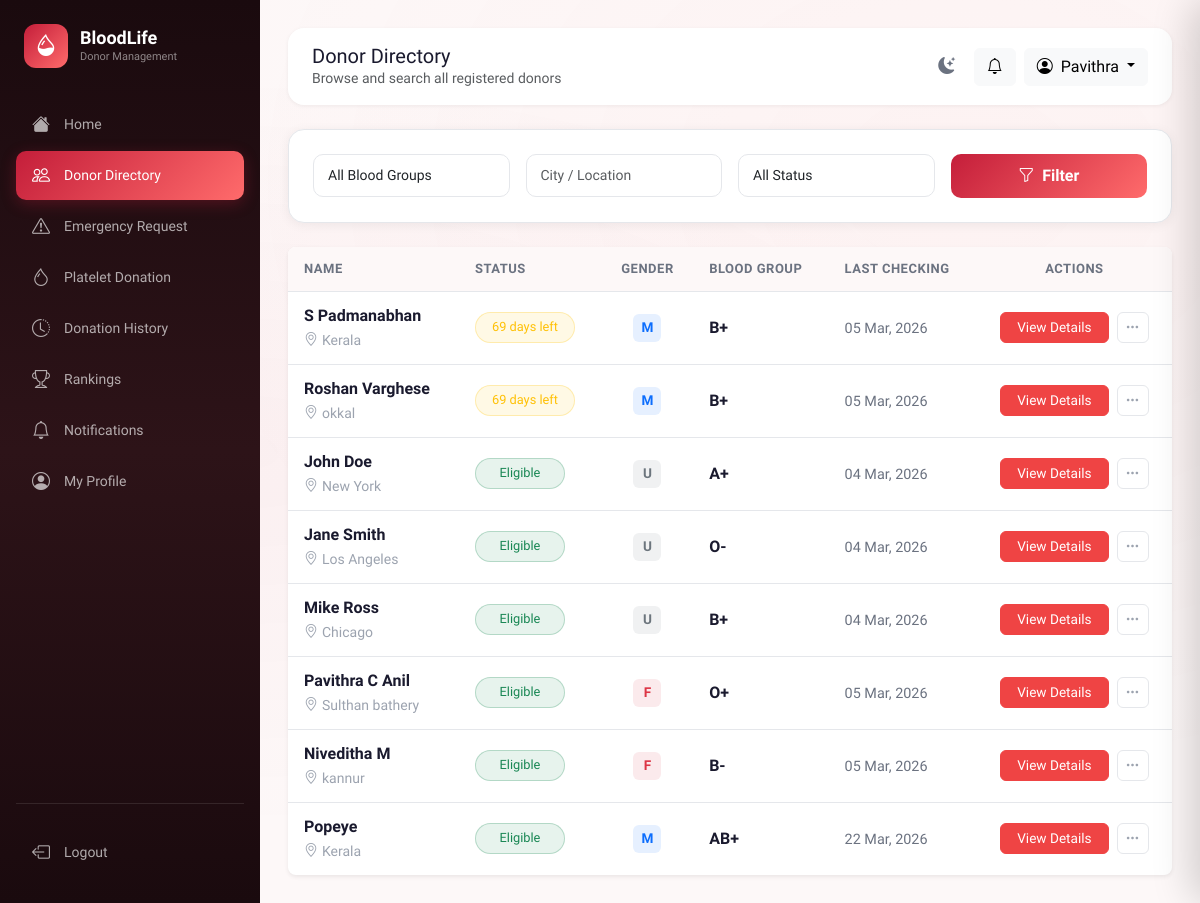
/donor/directory (signed in), run on the app's committed database.
### app/models.py (models this page shows, shortened)
class User(UserMixin, db.Model):
    __tablename__ = 'users'
    id = db.Column(db.Integer, primary_key=True)
    name = db.Column(db.String(100), nullable=False)
    email = db.Column(db.String(150), unique=True, nullable=False, index=True)
    password_hash = db.Column(db.String(256), nullable=False)
    role = db.Column(db.String(10), default='user')          # 'user' | 'admin'
    is_active = db.Column(db.Boolean, default=True)
    is_blocked = db.Column(db.Boolean, default=False)
    created_at = db.Column(db.DateTime, default=datetime.utcnow)
    last_login = db.Column(db.DateTime)
    profile = db.relationship('DonorProfile', back_populates='user',
                               uselist=False, cascade='all, delete-orphan')
    blood_requests = db.relationship('BloodRequest', back_populates='requester',
                                      foreign_keys='BloodRequest.user_id',
                                      cascade='all, delete-orphan')
    donation_history = db.relationship('DonationHistory', back_populates='donor',
                                        cascade='all, delete-orphan')
    platelet_donations = db.relationship('PlateletDonation', back_populates='donor',
                                          cascade='all, delete-orphan')
    notifications = db.relationship('Notification', back_populates='user',
                                     cascade='all, delete-orphan')
    eligibility_checks = db.relationship('EligibilityCheck', back_populates='user',
                                          cascade='all, delete-orphan')
    @property
    def is_admin(self):
        return self.role == 'admin'

class DonorProfile(db.Model):
    __tablename__ = 'donor_profiles'
    id = db.Column(db.Integer, primary_key=True)
    user_id = db.Column(db.Integer, db.ForeignKey('users.id'), unique=True, nullable=False)
    phone = db.Column(db.String(20))
    dob = db.Column(db.Date)
    gender = db.Column(db.String(10))
    blood_group = db.Column(db.String(5), index=True)
    weight = db.Column(db.Float)     # kg
    height = db.Column(db.Float)     # cm
    location = db.Column(db.String(200))
    city = db.Column(db.String(100))
    state = db.Column(db.String(100))
    is_available = db.Column(db.Boolean, default=True)
    is_platelet_donor = db.Column(db.Boolean, default=False)
    last_blood_donation = db.Column(db.Date)
    last_platelet_donation = db.Column(db.Date)
    total_blood_donations = db.Column(db.Integer, default=0)
    total_platelet_donations = db.Column(db.Integer, default=0)
    emergency_responses = db.Column(db.Integer, default=0)
    blood_rank_score = db.Column(db.Float, default=0.0)
    platelet_rank_score = db.Column(db.Float, default=0.0)
    updated_at = db.Column(db.DateTime, default=datetime.utcnow, onupdate=datetime.utcnow)
    user = db.relationship('User', back_populates='profile')
    @property
    def next_blood_eligible_date(self) -> date:
        if self.last_blood_donation:
            return self.last_blood_donation + timedelta(days=BLOOD_COOLDOWN)
        return date.today()
    @property
    def blood_days_until_eligible(self) -> int:
        delta = (self.next_blood_eligible_date - date.today()).days
        return max(0, delta)
    @property
    def is_blood_eligible(self) -> bool:
        return self.is_available and self.blood_days_until_eligible == 0

### app/donor/routes.py (the view)
@donor.route('/directory')
@login_required
def directory():
    blood_group = request.args.get('blood_group', '')
    location = request.args.get('location', '')
    availability = request.args.get('availability', '')
    page = request.args.get('page', 1, type=int)
    query = DonorProfile.query.join(User).filter(
        User.is_blocked == False
    )
    if blood_group:
        query = query.filter(DonorProfile.blood_group == blood_group)
    if location:
        query = query.filter(DonorProfile.location.ilike(f'%{location}%'))
    if availability == 'available':
        query = query.filter(DonorProfile.is_available == True)
    elif availability == 'unavailable':
        query = query.filter(DonorProfile.is_available == False)
    donors = query.order_by(DonorProfile.blood_rank_score.desc()).paginate(
        page=page, per_page=12, error_out=False)
    from app.models import BLOOD_GROUPS
    return render_template('donor/directory.html', donors=donors,
                           blood_groups=BLOOD_GROUPS)

### app/templates/donor/directory.html (shortened to what this page needs)
{% extends "base.html" %}
{% block page_title %}Donor Directory{% endblock %}
{% block page_subtitle %}Browse and search all registered donors{% endblock %}
{% block content %}
<div class="card-custom p-4 mb-4">
    <form method="GET" class="row g-3">
        <div class="col-md-3">
            <select name="blood_group" class="form-select form-control-custom">
                <option value="">All Blood Groups</option>
            </select>
        </div>
        <div class="col-md-3">
            <input type="text" name="location" class="form-control form-control-custom" placeholder="City / Location"
                value="{{ request.args.get('location','') }}">
        </div>
        <div class="col-md-3">
            <select name="availability" class="form-select form-control-custom">
                <option value="">All Status</option>
            </select>
        </div>
        <div class="col-md-3">
            <button type="submit" class="btn btn-primary-custom w-100">
                <i class="bi bi-funnel me-2"></i>Filter
            </button>
        </div>
    </form>
</div>
<div class="card-custom border-0 shadow-sm rounded-3 overflow-hidden">
    <div class="table-responsive">
        <table class="table table-custom align-middle mb-0">
            <thead>
                <tr>
                    <th scope="col">Name</th>
                    <th scope="col">Status</th>
                    <th scope="col" class="text-center">Gender</th>
                    <th scope="col">Blood Group</th>
                    <th scope="col">Last Checking</th>
                    <th scope="col" class="text-center">Actions</th>
                </tr>
            </thead>
            <tbody>
                {% for p in donors.items %}
                <tr>
                    <td>
                        <div class="fw-bold" style="color: var(--text-primary);">{{ p.user.name }}</div>
                        <small style="color: var(--text-muted);"><i class="bi bi-geo-alt me-1"></i>{{ p.city or p.location or 'Unknown' }}</small>
                    </td>
                    <td>
                        {% if p.is_blood_eligible %}
                            <span class="badge bg-success bg-opacity-10 text-success rounded-pill px-3 py-2 fw-medium border border-success border-opacity-25" style="font-size: 0.8rem; min-width: 90px; text-align: center;">Eligible</span>
                        {% elif p.blood_days_until_eligible > 0 %}
                            <span class="badge bg-warning bg-opacity-10 text-warning rounded-pill px-3 py-2 fw-medium border border-warning border-opacity-25" style="font-size: 0.8rem; min-width: 90px; text-align: center;">{{ p.blood_days_until_eligible }} days left</span>
                        {% else %}
                            <span class="badge bg-danger bg-opacity-10 text-danger rounded-pill px-3 py-2 fw-medium border border-danger border-opacity-25" style="font-size: 0.8rem; min-width: 90px; text-align: center;">Not Eligible</span>
                        {% endif %}
                    </td>
                    <td class="text-center">
                        {% set p_gender = p.gender|default('U', true) %}
                        {% set gender_initial = p_gender[:1]|upper %}
                        {% if gender_initial == 'M' %}
                            <span class="d-inline-flex justify-content-center align-items-center rounded bg-primary bg-opacity-10 text-primary fw-bold" style="width: 28px; height: 28px; font-size: 0.85rem;">M</span>
                        {% elif gender_initial == 'F' %}
                            <span class="d-inline-flex justify-content-center align-items-center rounded bg-danger bg-opacity-10 text-danger fw-bold" style="width: 28px; height: 28px; font-size: 0.85rem;">F</span>
                        {% else %}
                            <span class="d-inline-flex justify-content-center align-items-center rounded bg-secondary bg-opacity-10 text-secondary fw-bold" style="width: 28px; height: 28px; font-size: 0.85rem;">{{ gender_initial }}</span>
                        {% endif %}
                    </td>
                    <td>
                        <span class="fw-semibold" style="color: var(--text-primary);">{{ p.blood_group or '—' }}</span>
                    </td>
                    <td>
                        <span style="font-size: 0.9rem; color: var(--text-secondary);">
                            {% if p.last_blood_donation %}
                                {{ p.last_blood_donation.strftime('%d %b, %Y') }}
                            {% else %}
                                {{ p.updated_at.strftime('%d %b, %Y') if p.updated_at else 'N/A' }}
                            {% endif %}
                        </span>
                    </td>
                    <td class="text-center">
                        <div class="d-flex gap-2 justify-content-center align-items-center">
                            <a href="{{ url_for('donor.view_donor', donor_id=p.id) }}" class="btn btn-sm text-white rounded px-3 py-1 fw-medium" style="background-color: var(--danger); border-color: var(--danger); font-size: 0.85rem;">
                                View Details
                            </a>
                            <button class="btn btn-sm rounded px-2 py-1" style="background-color: var(--bg-card); color: var(--text-muted); border: 1px solid var(--border);">
                                <i class="bi bi-three-dots"></i>
                            </button>
                        </div>
                    </td>
                </tr>
                {% endfor %}
            </tbody>
        </table>
    </div>
</div>
{% endblock %}

### app/templates/base.html (shortened to what this page needs)
<!DOCTYPE html>
<html lang="en">
<head>
    <link href="https://cdn.jsdelivr.net/npm/bootstrap@5.3.2/dist/css/bootstrap.min.css" rel="stylesheet">
    <link rel="stylesheet" href="https://cdn.jsdelivr.net/npm/bootstrap-icons@1.11.1/font/bootstrap-icons.css">
    <link rel="stylesheet" href="{{ url_for('static', filename='css/style.css') }}">
</head>
<body data-auth="{{ 'true' if current_user.is_authenticated else 'false' }}" >
    <div class="toast-container position-fixed top-0 end-0 p-3" style="z-index:9999;" id="toastContainer"></div>
    {% if current_user.is_authenticated %}
    <aside class="sidebar" id="sidebar">
        <div class="sidebar-logo">
            <div class="sidebar-logo-icon"><i class="bi bi-droplet-half"></i></div>
            <div>
                <h2>BloodLife</h2>
                <span>Donor Management</span>
            </div>
        </div>
        <nav>
            <ul class="list-unstyled">
                <li class="nav-item">
                    <a class="nav-link-custom {% if request.endpoint == 'main.dashboard' %}active{% endif %}"
                        href="{{ url_for('main.dashboard') }}">
                        <i class="bi bi-house-fill"></i><span>Home</span>
                    </a>
                </li>
                <li class="nav-item">
                    <a class="nav-link-custom {% if request.blueprint == 'donor' and 'directory' in request.endpoint %}active{% endif %}"
                        href="{{ url_for('donor.directory') }}">
                        <i class="bi bi-people"></i><span>Donor Directory</span>
                    </a>
                </li>
                <li class="nav-item">
                    <a class="nav-link-custom {% if request.blueprint == 'requests' %}active{% endif %}"
                        href="{{ url_for('requests.index') }}">
                        <i class="bi bi-exclamation-triangle"></i><span>Emergency Request</span>
                        {% set active_count = active_request_count|default(0) %}
                    </a>
                </li>
                <li class="nav-item">
                    <a class="nav-link-custom {% if 'platelet' in request.endpoint|default('') %}active{% endif %}"
                        href="{{ url_for('donor.platelet') }}">
                        <i class="bi bi-droplet"></i><span>Platelet Donation</span>
                    </a>
                </li>
                <li class="nav-item">
                    <a class="nav-link-custom {% if 'history' in request.endpoint|default('') %}active{% endif %}"
                        href="{{ url_for('donor.history') }}">
                        <i class="bi bi-clock-history"></i><span>Donation History</span>
                    </a>
                </li>
                <li class="nav-item">
                    <a class="nav-link-custom {% if 'rankings' in request.endpoint|default('') %}active{% endif %}"
                        href="{{ url_for('donor.rankings') }}">
                        <i class="bi bi-trophy"></i><span>Rankings</span>
                    </a>
                </li>
                <li class="nav-item position-relative">
                    <a class="nav-link-custom {% if 'notifications' in request.endpoint|default('') %}active{% endif %}"
                        href="{{ url_for('requests.notifications') }}">
                        <i class="bi bi-bell"></i><span>Notifications</span>
                        {% set unread = unread|default(0) %}
                    </a>
                </li>
                <li class="nav-item">
                    <a class="nav-link-custom {% if 'profile' in request.endpoint|default('') %}active{% endif %}"
                        href="{{ url_for('donor.profile') }}">
                        <i class="bi bi-person-circle"></i><span>My Profile</span>
                    </a>
                </li>
            </ul>
        </nav>
        <div class="mt-auto pt-4" style="border-top: 1px solid rgba(255,255,255,0.1);">
            <a class="nav-link-custom" href="{{ url_for('auth.logout') }}">
                <i class="bi bi-box-arrow-left"></i><span>Logout</span>
            </a>
        </div>
    </aside>
    <main class="main-content" id="mainContent">
        <div class="header mb-4">
            <div class="header-left">
                <div>
                    <h5 class="mb-0">{% block page_title %}Home{% endblock %}</h5>
                    <p class="text-muted mb-0 small">{% block page_subtitle %}{% endblock %}</p>
                </div>
            </div>
            <div class="d-flex align-items-center gap-2">
                <button class="theme-toggle" id="themeToggleBtn" onclick="toggleTheme()" title="Toggle dark/light mode">
                    <i class="bi bi-moon-stars-fill" id="themeIcon"></i>
                </button>
                <button class="btn btn-light position-relative" id="notifBellBtn" onclick="openNotifDrawer()"
                    title="Notifications">
                    <i class="bi bi-bell" id="bellIcon"></i>
                </button>
                <div class="dropdown">
                    <button class="btn btn-light dropdown-toggle" data-bs-toggle="dropdown">
                        <i class="bi bi-person-circle me-2"></i>{{ current_user.name.split()[0] }}
                    </button>
                </div>
            </div>
        </div>
        {% block content %}{% endblock %}
    </main>
    {% endif %}
</body>
</html>

### data on the page
User: name "Pavithra"
DonorProfile: user.name "S Padmanabhan", city "Kerala", blood_days_until_eligible "69", shows "M", blood_group "B+", last_blood_donation "05 Mar, 2026"
DonorProfile: user.name "Roshan Varghese", city "okkal", blood_days_until_eligible "69", shows "M", blood_group "B+", last_blood_donation "05 Mar, 2026"
DonorProfile: user.name "John Doe", city "New York", is_available "Eligible", gender_initial "U", blood_group "A+", updated_at "04 Mar, 2026"
DonorProfile: user.name "Jane Smith", city "Los Angeles", is_available "Eligible", gender_initial "U", blood_group "O-", updated_at "04 Mar, 2026"
DonorProfile: user.name "Mike Ross", city "Chicago", is_available "Eligible", gender_initial "U", blood_group "B+", updated_at "04 Mar, 2026"
DonorProfile: user.name "Pavithra C Anil", city "Sulthan bathery", is_available "Eligible", shows "F", blood_group "O+", updated_at "05 Mar, 2026"
DonorProfile: user.name "Niveditha M", city "kannur", is_available "Eligible", shows "F", blood_group "B-", updated_at "05 Mar, 2026"
DonorProfile: user.name "Popeye", city "Kerala", is_available "Eligible", shows "M", blood_group "AB+", updated_at "22 Mar, 2026"
